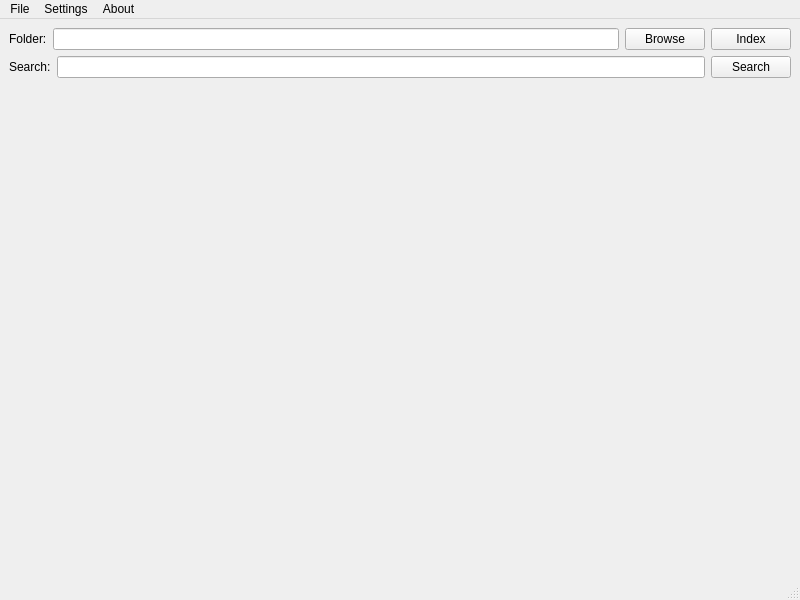
<?xml version="1.0" encoding="UTF-8"?>
<ui version="4.0">
 <class>MainWindow</class>
 <widget class="QMainWindow" name="MainWindow">
  <property name="geometry">
   <rect>
    <x>0</x>
    <y>0</y>
    <width>800</width>
    <height>600</height>
   </rect>
  </property>
  <property name="windowTitle">
   <string>PicFinder</string>
  </property>
  <property name="windowIcon">
   <iconset>
    <normaloff>icon.ico</normaloff>icon.ico</iconset>
  </property>
  <property name="locale">
   <locale language="English" country="UnitedStates"/>
  </property>
  <widget class="QWidget" name="centralwidget">
   <layout class="QVBoxLayout" name="verticalLayout">
    <item>
     <layout class="QHBoxLayout" name="horizontalLayout">
      <item>
       <widget class="QLabel" name="label_2">
        <property name="text">
         <string>Folder:</string>
        </property>
       </widget>
      </item>
      <item>
       <widget class="QLineEdit" name="lineEdit_folder"/>
      </item>
      <item>
       <widget class="QPushButton" name="pushButton_folder_browse">
        <property name="text">
         <string>Browse</string>
        </property>
       </widget>
      </item>
      <item>
       <widget class="QPushButton" name="pushButton_index">
        <property name="text">
         <string>Index</string>
        </property>
       </widget>
      </item>
     </layout>
    </item>
    <item>
     <layout class="QHBoxLayout" name="horizontalLayout_2">
      <item>
       <widget class="QLabel" name="label">
        <property name="text">
         <string>Search:</string>
        </property>
       </widget>
      </item>
      <item>
       <widget class="QLineEdit" name="lineEdit_search"/>
      </item>
      <item>
       <widget class="QPushButton" name="pushButton_search">
        <property name="text">
         <string>Search</string>
        </property>
       </widget>
      </item>
     </layout>
    </item>
    <item>
     <widget class="QFrame" name="frame">
      <property name="frameShape">
       <enum>QFrame::Shape::NoFrame</enum>
      </property>
      <property name="frameShadow">
       <enum>QFrame::Shadow::Plain</enum>
      </property>
      <property name="lineWidth">
       <number>0</number>
      </property>
     </widget>
    </item>
   </layout>
  </widget>
  <widget class="QMenuBar" name="menubar">
   <property name="geometry">
    <rect>
     <x>0</x>
     <y>0</y>
     <width>800</width>
     <height>22</height>
    </rect>
   </property>
   <widget class="QMenu" name="menuFile">
    <property name="locale">
     <locale language="English" country="UnitedStates"/>
    </property>
    <property name="title">
     <string>File</string>
    </property>
    <addaction name="actionClear_DB"/>
   </widget>
   <widget class="QMenu" name="menuSettings">
    <property name="title">
     <string>Settings</string>
    </property>
    <addaction name="actionSettings"/>
   </widget>
   <widget class="QMenu" name="menuAbout">
    <property name="title">
     <string>About</string>
    </property>
    <addaction name="actionAbout"/>
   </widget>
   <addaction name="menuFile"/>
   <addaction name="menuSettings"/>
   <addaction name="menuAbout"/>
  </widget>
  <widget class="QStatusBar" name="statusbar"/>
  <action name="actionPreference">
   <property name="text">
    <string>Preference</string>
   </property>
  </action>
  <action name="actionClear_DB">
   <property name="text">
    <string>Clear Database</string>
   </property>
  </action>
  <action name="actionAbout">
   <property name="text">
    <string>About</string>
   </property>
  </action>
  <action name="actionSettings">
   <property name="text">
    <string>Settings</string>
   </property>
  </action>
 </widget>
 <resources/>
 <connections/>
</ui>
